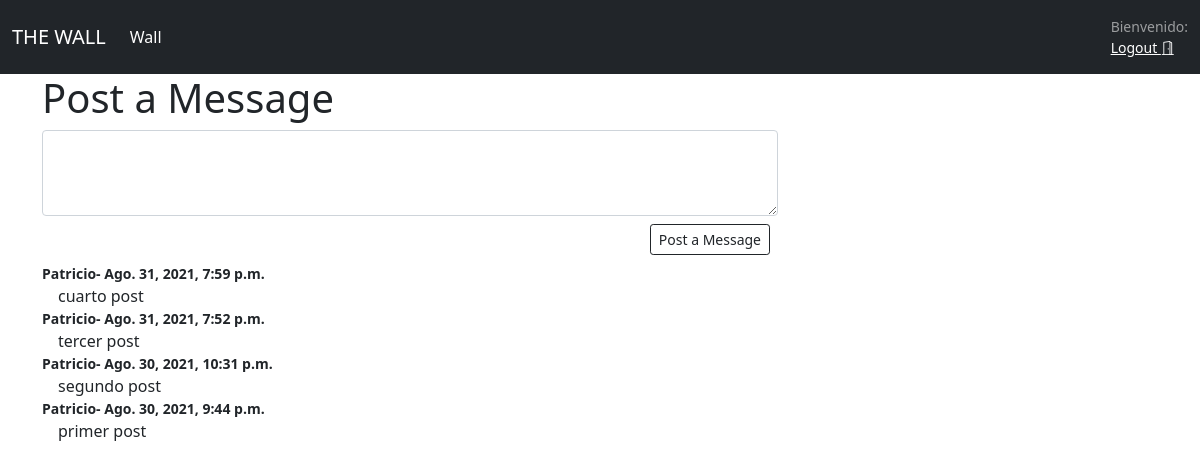
The page / (signed in) on the database as committed earlier.
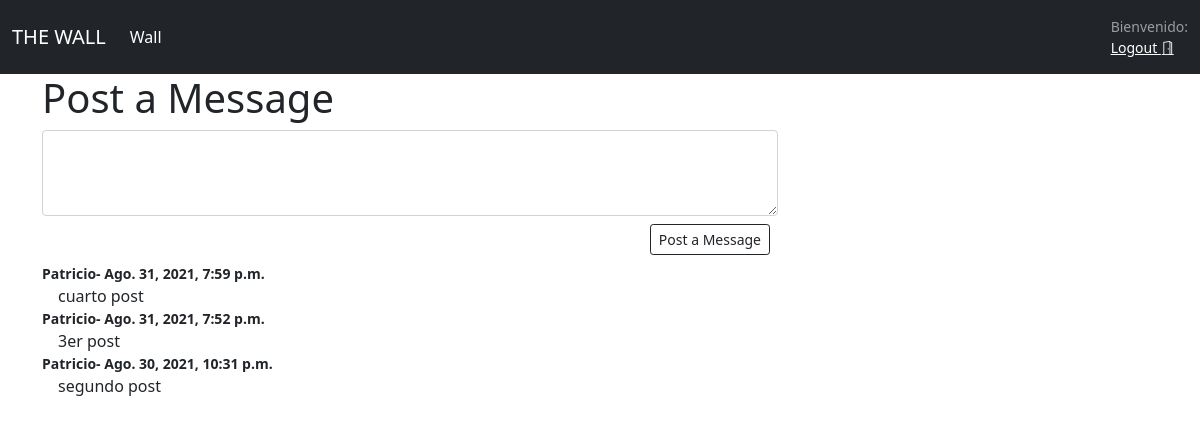
The same page on the database as committed later.
### wall_app/models.py (models this page shows, shortened)
class Mensaje(models.Model):
    texto= models.TextField()
    escritor= models.ForeignKey(User,  related_name="mensajes", on_delete = models.CASCADE)
    created_at = models.DateTimeField(auto_now_add=True)
    updated_at = models.DateTimeField(auto_now=True)

class User(models.Model):
    name = models.CharField(max_length=255)
    email= models.EmailField(unique=True)
    password=models.CharField(max_length=255)
    allowed= models.BooleanField(default =True)
    avatar = models.URLField(
        default=""
    )
    created_at = models.DateTimeField(auto_now_add=True)
    updated_at = models.DateTimeField(auto_now=True)
    objects = UserManager()

### wall_app/decorators.py (the view)
    def wrapper(request,*args, **kwargs):
        if 'user' not in request.session:
            return redirect('/register')
        respuesta = func(request,*args, **kwargs)
        return respuesta

### wall_app/views.py (called while the page is built)
@login_required
def index(request):
    logout='Logout'
    mensajes=Mensaje.objects.all().order_by('-created_at')
    context = {
        "logout":logout,
        "mensajes":mensajes
    }
    return render(request, 'index.html', context)

### wall_app/templates/index.html (shortened to what this page needs)
{% extends './base.html' %}
{% block content %}
<div class="container">
    <div class="row">
        <div class="col-8">
            <h1>Post a Message</h1>
        </div>
    </div>
    <div class="row">
        <div class="col-8">
            <form action="/message/new" method="POST">
            <textarea class="form-control" id="exampleFormControlTextarea1" rows="3" name="mensaje"></textarea>
                <div class="d-grid  d-md-flex justify-content-md-end">
                    <button type="submit" class="btn m-2  btn-outline-dark btn-sm ">Post a Message</button>
                </div>
            </form>
        </div>
    </div>
    <div class="row">
        <div class="col-8">
            {%for msg in mensajes%}
            <div class="row">
                <div class="col small fw-bold">
                    {{msg.escritor.name}}- {{msg.created_at}}
                </div>
            </div>
            <div class="row">
                <div class="col-8 ms-3">
                    {{msg.texto}}
                </div>
            </div>
            {%endfor%}
        </div>
    </div>
</div>
{% endblock %}

Rows that differ between the two databases and show on the page:
removed Mensaje: escritor.name "Patricio", created_at "Ago. 30, 2021, 9:44 p.m.", texto "primer post"
changed Mensaje: texto "tercer post" → "3er post"
